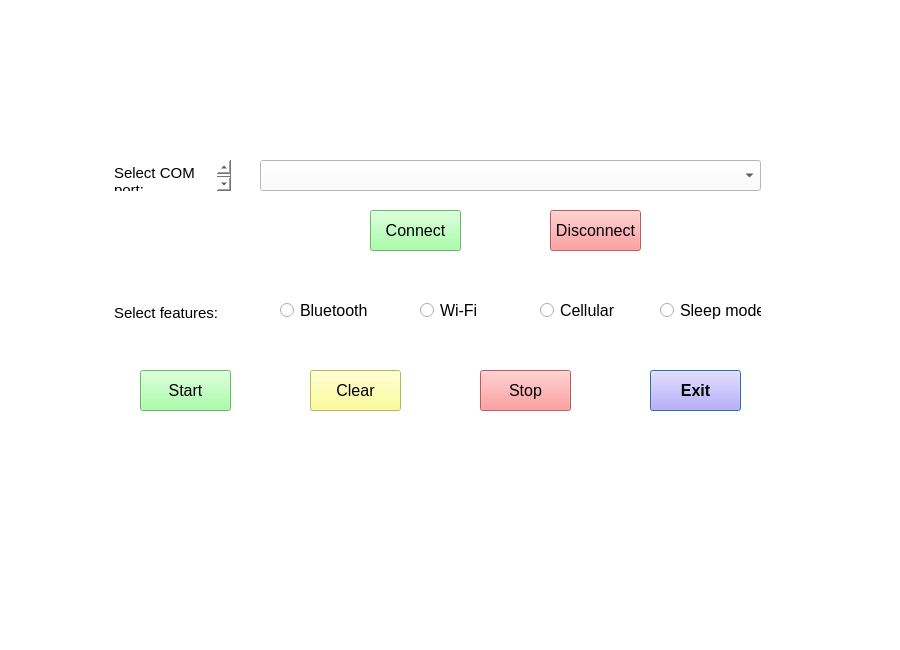
<?xml version="1.0" encoding="UTF-8"?>
<ui version="4.0">
 <class>Dialog</class>
 <widget class="QDialog" name="Dialog">
  <property name="geometry">
   <rect>
    <x>0</x>
    <y>0</y>
    <width>900</width>
    <height>650</height>
   </rect>
  </property>
  <property name="font">
   <font>
    <weight>75</weight>
    <bold>true</bold>
   </font>
  </property>
  <property name="windowTitle">
   <string>Dialog</string>
  </property>
  <property name="autoFillBackground">
   <bool>false</bool>
  </property>
  <property name="styleSheet">
   <string notr="true">background-color: rgb(255, 255, 255);</string>
  </property>
  <widget class="QPushButton" name="pushButton_2">
   <property name="geometry">
    <rect>
     <x>650</x>
     <y>370</y>
     <width>91</width>
     <height>41</height>
    </rect>
   </property>
   <property name="font">
    <font>
     <pointsize>12</pointsize>
     <weight>75</weight>
     <bold>true</bold>
    </font>
   </property>
   <property name="styleSheet">
    <string notr="true">background-color: rgb(183, 155, 255);</string>
   </property>
   <property name="text">
    <string>Exit</string>
   </property>
  </widget>
  <widget class="QPushButton" name="pushButton_3">
   <property name="geometry">
    <rect>
     <x>370</x>
     <y>210</y>
     <width>91</width>
     <height>41</height>
    </rect>
   </property>
   <property name="font">
    <font>
     <pointsize>12</pointsize>
     <weight>50</weight>
     <bold>false</bold>
    </font>
   </property>
   <property name="autoFillBackground">
    <bool>false</bool>
   </property>
   <property name="styleSheet">
    <string notr="true">background-color: rgb(144, 255, 144);</string>
   </property>
   <property name="text">
    <string>Connect</string>
   </property>
   <property name="checkable">
    <bool>false</bool>
   </property>
  </widget>
  <widget class="QPushButton" name="pushButton_4">
   <property name="geometry">
    <rect>
     <x>310</x>
     <y>370</y>
     <width>91</width>
     <height>41</height>
    </rect>
   </property>
   <property name="font">
    <font>
     <pointsize>12</pointsize>
     <weight>50</weight>
     <bold>false</bold>
    </font>
   </property>
   <property name="autoFillBackground">
    <bool>false</bool>
   </property>
   <property name="styleSheet">
    <string notr="true">background-color: rgb(255, 255, 127);</string>
   </property>
   <property name="text">
    <string>Clear</string>
   </property>
   <property name="checkable">
    <bool>false</bool>
   </property>
  </widget>
  <widget class="QPushButton" name="pushButton_5">
   <property name="geometry">
    <rect>
     <x>550</x>
     <y>210</y>
     <width>91</width>
     <height>41</height>
    </rect>
   </property>
   <property name="font">
    <font>
     <pointsize>12</pointsize>
     <weight>50</weight>
     <bold>false</bold>
    </font>
   </property>
   <property name="autoFillBackground">
    <bool>false</bool>
   </property>
   <property name="styleSheet">
    <string notr="true">background-color: rgb(255, 129, 131);</string>
   </property>
   <property name="text">
    <string>Disconnect</string>
   </property>
   <property name="checkable">
    <bool>false</bool>
   </property>
  </widget>
  <widget class="QTextBrowser" name="textBrowser">
   <property name="geometry">
    <rect>
     <x>110</x>
     <y>160</y>
     <width>121</width>
     <height>31</height>
    </rect>
   </property>
   <property name="autoFillBackground">
    <bool>false</bool>
   </property>
   <property name="frameShape">
    <enum>QFrame::NoFrame</enum>
   </property>
   <property name="frameShadow">
    <enum>QFrame::Plain</enum>
   </property>
   <property name="html">
    <string>&lt;!DOCTYPE HTML PUBLIC &quot;-//W3C//DTD HTML 4.0//EN&quot; &quot;http://www.w3.org/TR/REC-html40/strict.dtd&quot;&gt;
&lt;html&gt;&lt;head&gt;&lt;meta name=&quot;qrichtext&quot; content=&quot;1&quot; /&gt;&lt;style type=&quot;text/css&quot;&gt;
p, li { white-space: pre-wrap; }
&lt;/style&gt;&lt;/head&gt;&lt;body style=&quot; font-family:'MS Shell Dlg 2'; font-size:7.8pt; font-weight:600; font-style:normal;&quot;&gt;
&lt;p style=&quot; margin-top:0px; margin-bottom:0px; margin-left:0px; margin-right:0px; -qt-block-indent:0; text-indent:0px;&quot;&gt;&lt;span style=&quot; font-size:11pt; font-weight:400;&quot;&gt;Select COM port:&lt;/span&gt;&lt;/p&gt;&lt;/body&gt;&lt;/html&gt;</string>
   </property>
  </widget>
  <widget class="QTextBrowser" name="textBrowser_3">
   <property name="geometry">
    <rect>
     <x>110</x>
     <y>300</y>
     <width>121</width>
     <height>31</height>
    </rect>
   </property>
   <property name="autoFillBackground">
    <bool>false</bool>
   </property>
   <property name="frameShape">
    <enum>QFrame::NoFrame</enum>
   </property>
   <property name="frameShadow">
    <enum>QFrame::Plain</enum>
   </property>
   <property name="html">
    <string>&lt;!DOCTYPE HTML PUBLIC &quot;-//W3C//DTD HTML 4.0//EN&quot; &quot;http://www.w3.org/TR/REC-html40/strict.dtd&quot;&gt;
&lt;html&gt;&lt;head&gt;&lt;meta name=&quot;qrichtext&quot; content=&quot;1&quot; /&gt;&lt;style type=&quot;text/css&quot;&gt;
p, li { white-space: pre-wrap; }
&lt;/style&gt;&lt;/head&gt;&lt;body style=&quot; font-family:'MS Shell Dlg 2'; font-size:7.8pt; font-weight:400; font-style:normal;&quot;&gt;
&lt;p style=&quot; margin-top:0px; margin-bottom:0px; margin-left:0px; margin-right:0px; -qt-block-indent:0; text-indent:0px;&quot;&gt;&lt;span style=&quot; font-size:11pt;&quot;&gt;Select features:&lt;/span&gt;&lt;/p&gt;&lt;/body&gt;&lt;/html&gt;</string>
   </property>
  </widget>
  <widget class="QComboBox" name="comboBox">
   <property name="geometry">
    <rect>
     <x>260</x>
     <y>160</y>
     <width>501</width>
     <height>31</height>
    </rect>
   </property>
   <item>
    <property name="text">
     <string/>
    </property>
   </item>
  </widget>
  <widget class="QPushButton" name="pushButton_7">
   <property name="geometry">
    <rect>
     <x>480</x>
     <y>370</y>
     <width>91</width>
     <height>41</height>
    </rect>
   </property>
   <property name="font">
    <font>
     <pointsize>12</pointsize>
     <weight>50</weight>
     <bold>false</bold>
    </font>
   </property>
   <property name="autoFillBackground">
    <bool>false</bool>
   </property>
   <property name="styleSheet">
    <string notr="true">background-color: rgb(255, 129, 131);</string>
   </property>
   <property name="text">
    <string>Stop</string>
   </property>
   <property name="checkable">
    <bool>false</bool>
   </property>
  </widget>
  <widget class="QPushButton" name="pushButton_8">
   <property name="geometry">
    <rect>
     <x>140</x>
     <y>370</y>
     <width>91</width>
     <height>41</height>
    </rect>
   </property>
   <property name="font">
    <font>
     <pointsize>12</pointsize>
     <weight>50</weight>
     <bold>false</bold>
    </font>
   </property>
   <property name="autoFillBackground">
    <bool>false</bool>
   </property>
   <property name="styleSheet">
    <string notr="true">background-color: rgb(144, 255, 144);</string>
   </property>
   <property name="text">
    <string>Start</string>
   </property>
   <property name="checkable">
    <bool>false</bool>
   </property>
  </widget>
  <widget class="QRadioButton" name="radioButton">
   <property name="geometry">
    <rect>
     <x>280</x>
     <y>300</y>
     <width>95</width>
     <height>20</height>
    </rect>
   </property>
   <property name="font">
    <font>
     <pointsize>12</pointsize>
    </font>
   </property>
   <property name="text">
    <string>Bluetooth</string>
   </property>
  </widget>
  <widget class="QRadioButton" name="radioButton_2">
   <property name="geometry">
    <rect>
     <x>420</x>
     <y>300</y>
     <width>95</width>
     <height>20</height>
    </rect>
   </property>
   <property name="font">
    <font>
     <pointsize>12</pointsize>
    </font>
   </property>
   <property name="text">
    <string>Wi-Fi</string>
   </property>
  </widget>
  <widget class="QRadioButton" name="radioButton_3">
   <property name="geometry">
    <rect>
     <x>540</x>
     <y>300</y>
     <width>95</width>
     <height>20</height>
    </rect>
   </property>
   <property name="font">
    <font>
     <pointsize>12</pointsize>
    </font>
   </property>
   <property name="text">
    <string>Cellular</string>
   </property>
  </widget>
  <widget class="QRadioButton" name="radioButton_4">
   <property name="geometry">
    <rect>
     <x>660</x>
     <y>300</y>
     <width>101</width>
     <height>20</height>
    </rect>
   </property>
   <property name="font">
    <font>
     <pointsize>12</pointsize>
    </font>
   </property>
   <property name="text">
    <string>Sleep mode</string>
   </property>
  </widget>
 </widget>
 <resources/>
 <connections/>
</ui>
